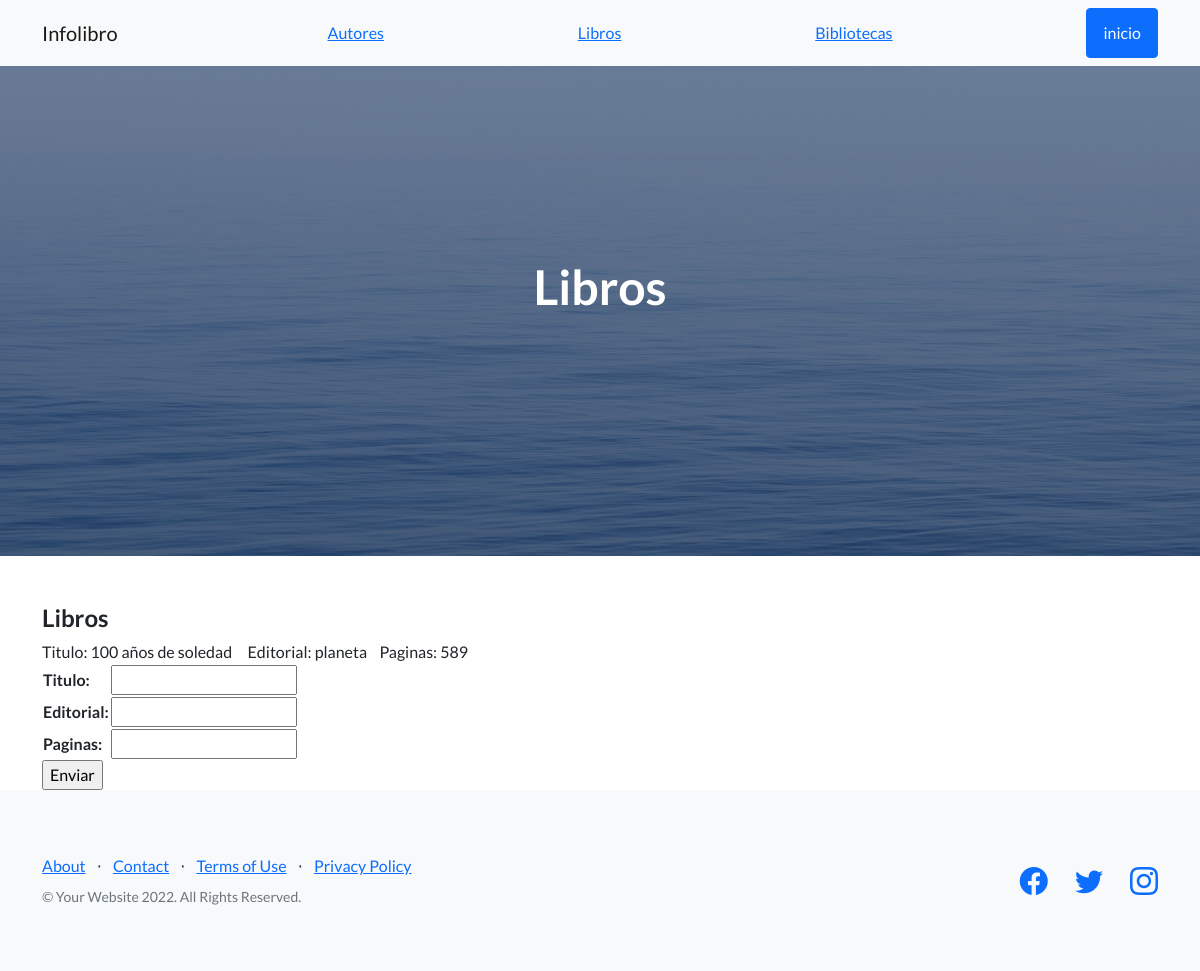
Page /libros/ on the earlier database version.
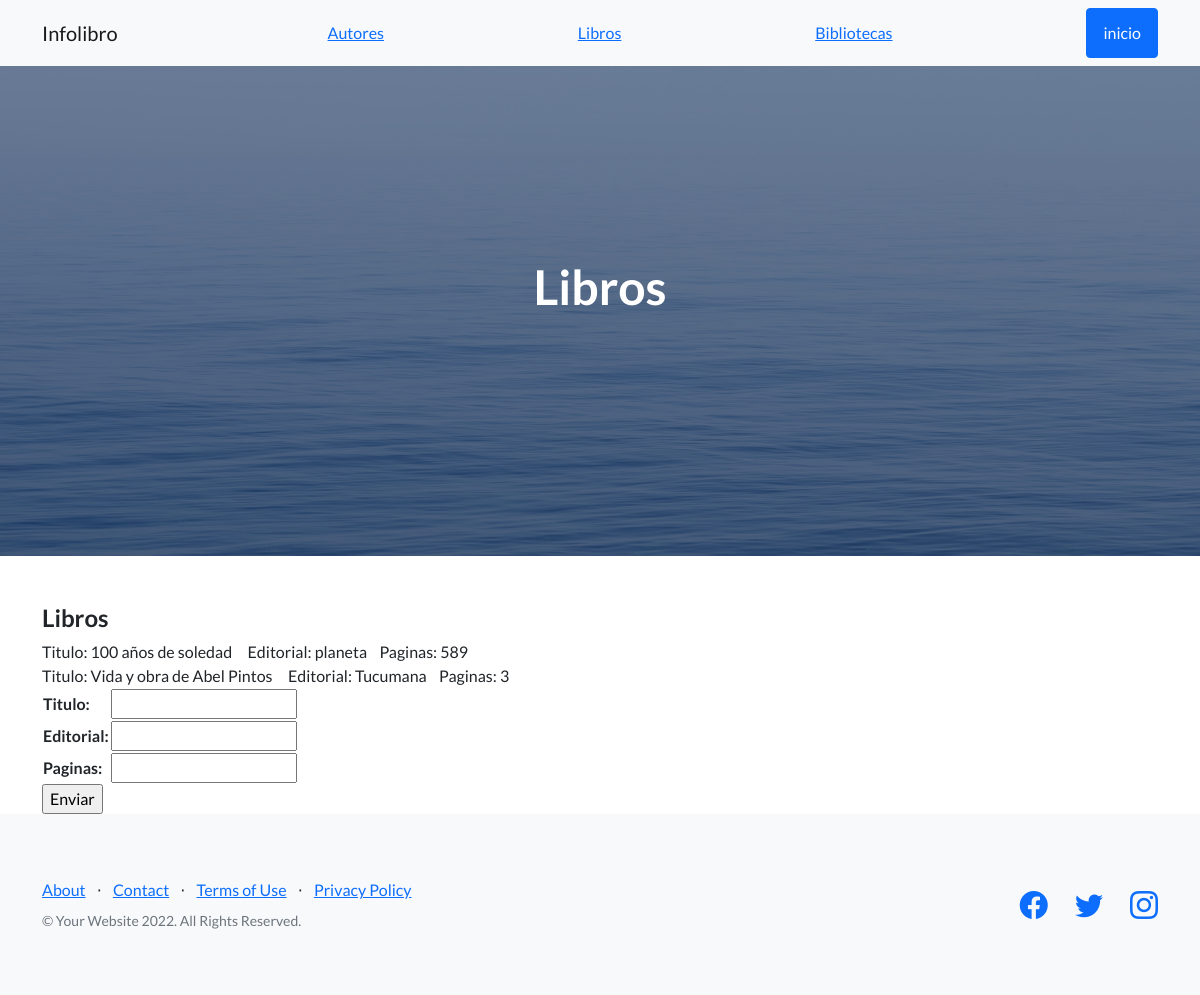
Same page on the later database version.
### AppProyecto/models.py (models this page shows, shortened)
class libro(models.Model):
    titulo=models.CharField(max_length=50)
    editorial=models.CharField(max_length=50)
    paginas=models.IntegerField()

### AppProyecto/views.py (the view)
# urls.py: path('libros/', libros, name='libros'),
def libros (request):
    mis_libros=libro.objects.all()
    if request.method == 'POST':
        mi_formu = LibrosFormulario(request.POST)
        if mi_formu.is_valid():
            informacion = mi_formu.cleaned_data
            librodb= libro(titulo=informacion['titulo'], editorial=informacion['editorial'], paginas=informacion['paginas'])
            librodb.save()
            nuevo_libro = {'titulo': informacion['titulo'], 'editorial':informacion['editorial'], 'paginas':informacion['paginas']}
            return render (request, 'AppProyecto/libros.html',{'librosformulario': mi_formu, 'nuevo_libro':nuevo_libro,"mis_libros":mis_libros })
    else:
        mi_formu=LibrosFormulario()
    return render(request,'AppProyecto/libros.html', {'librosformulario':mi_formu,'mis_libros':mis_libros})

### AppProyecto/forms.py
class LibrosFormulario(forms.Form):
    titulo= forms.CharField()
    editorial=forms.CharField()
    paginas= forms.IntegerField()

### AppProyecto/templates/AppProyecto/libros.html (shortened to what this page needs)
{% extends 'AppProyecto/padre.html' %}
{% block encabezado %}Libros{% endblock %}
{% block contenido %}
<section class="mt-5">
    <div class="container">
        <div class="row">
            <div class= "col-lg-12">
                <h4>Libros</h4>
                {% for libro in mis_libros %}
                Titulo: {{libro.titulo}}&nbsp;&nbsp;&nbsp;&nbsp; Editorial: {{libro.editorial}}&nbsp;&nbsp;&nbsp; Paginas: {{libro.paginas}} <br>
                {% endfor %}
                <form action="{%url 'libros' %}" method="POST">
                    <table>
                        {{ librosformulario.as_table }}
                    </table>
                    <input type="submit" value="Enviar">
            </div>
        </div>
    </div>
</section>
{% endblock %}

Differences in the rows shown:
added libro: titulo "Vida y obra de Abel Pintos", editorial "Tucumana", paginas "3"
